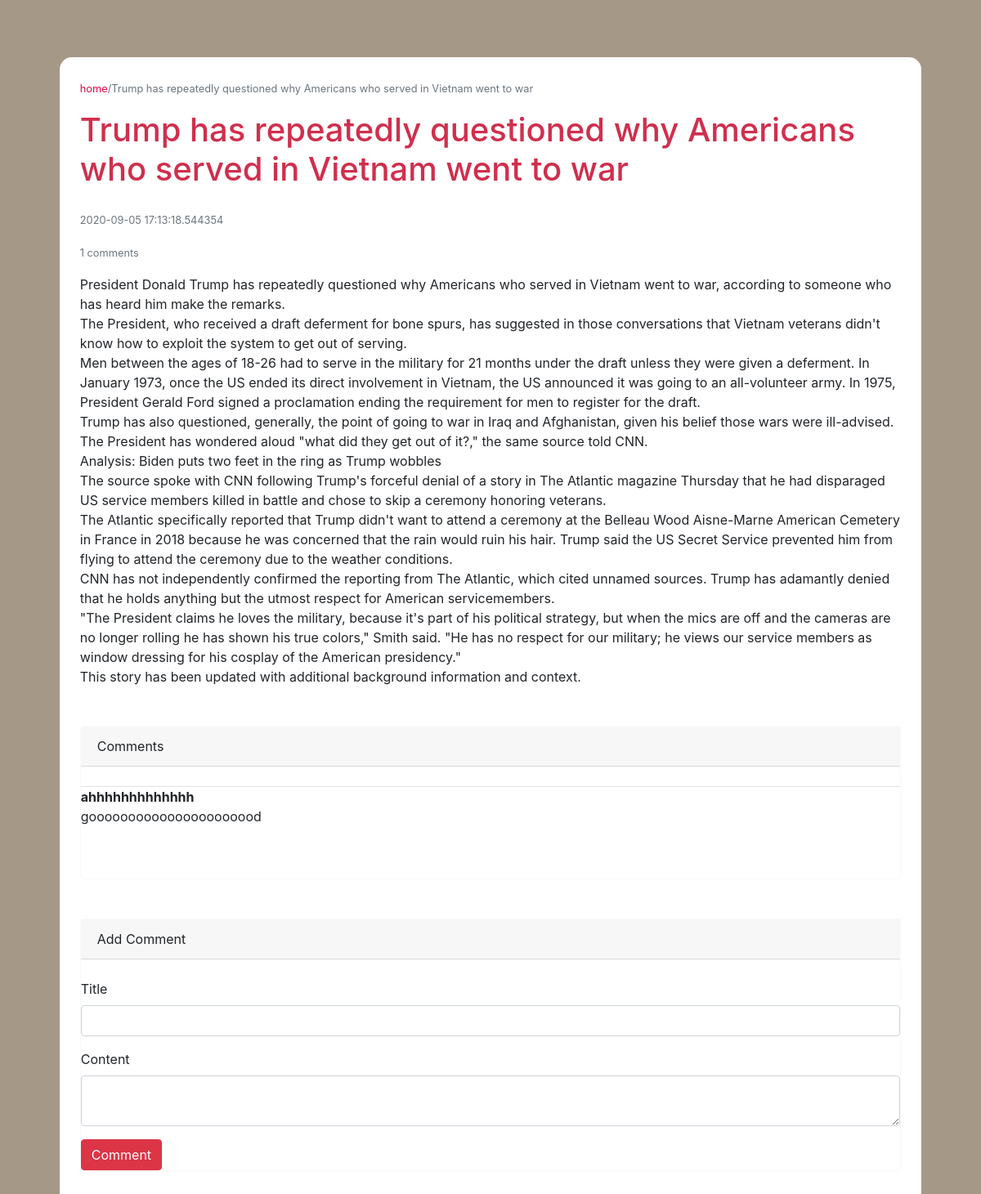
The app's page /article/2 with its own data.
### blog/models.py (models this page shows)
class Article(db.Model):
    __tablename__ = 'articles'
    id = db.Column(db.Integer, primary_key = True)
    title = db.Column(db.String(100), nullable = False)
    content = db.Column(db.String, nullable = False)
    date_posted = db.Column(db.DateTime, default = datetime.utcnow)
    comments = db.relationship('Comment')
    category = db.Column(db.String(25), nullable = False)

class Comment(db.Model):
    __tablename__ = 'comments'
    id = db.Column(db.Integer, primary_key = True)
    title = db.Column(db.String(100), nullable = False)
    content = db.Column(db.String, nullable = False)
    date_posted = db.Column(db.DateTime, default = datetime.utcnow)
    article_id = db.Column(db.Integer, db.ForeignKey('articles.id'))

### blog/views.py (the view)
@app.route('/article/<int:article_id>', methods=['POST', 'GET'])
def article(article_id):
    form = AddComment()
    article = Article.query.get(article_id)
    comments = Comment.query.all()
    if form.validate_on_submit():
        comment = Comment(title=form.comment_title.data, content = form.comment_content.data, article_id = article_id)
        db.session.add(comment)
        db.session.commit()
        return redirect(url_for('article', article_id = article_id))
    return render_template('article.html', article = article, form = form, comments = comments)

### blog/forms.py
class AddComment(FlaskForm):
    comment_title = StringField('Title', validators = [DataRequired(), Length(min=1, max=85)])
    comment_content = TextAreaField('Content', validators = [DataRequired(), Length(min=1)])
    comment_submit = SubmitField('Comment')

### blog/templates/article.html (shortened to what this page needs)
{% extends 'base.html' %}
{% block content %}
  <div class="article">
    <p class="card-text"><small class="text-muted"><a href="{{ url_for('home') }}">home</a>/{{ article.title }}</small></p>
    <h1 class="article_title">{{ article.title }}</h1>
    <p class="card-text"><small class="text-muted">{{ article.date_posted }}</small></p>
    <p class="card-text"><small class="text-muted">{{ article.comments|length }} comments</small></p>
    <p class="card-text">{{ article.content|safe}}</p>
  </div>
<div class="">
  <div class="mt-5">
    <div class="card border-light mb-3">
      <div class="card-header mb-4">Comments</div>
      <dl>
        {% if article.comments %}
          {% for comment in article.comments %}
            <dt class="border-top">{{ comment.title }}</dt>
            <dd class="mb-5">{{ comment.content }}</dd>
          {% endfor %}
        {% endif %}
      </dl>
    </div>
  </div>
</div>
  <div class="mt-5 ">
    <div class="card border-light mb-3">
      <div class="card-header mb-4">Add Comment</div>
        <form class="" action="" method="post">
          <div class="form-group">
            {{ form.comment_title.label }}
            {{ form.comment_title(class="form-control") }}
          </div>
          <div class="form-group">
            {{ form.comment_content.label }}
            {{ form.comment_content(class="form-control") }}
          </div>
          {{ form.comment_submit(class="btn btn-danger") }}
        </form>
      </div>
  </div>
{% endblock %}

### blog/static/main.css (style rules this page uses)
body { background-color: #a69887; }
.main h1 { margin-bottom: 25px; color: #d02f4d; }
.article .card-text a:link, .article .card-text a:visited { color: #db0744; }

### records on screen
Article: title "Trump has repeatedly questioned why Americans who served in Vietnam went to war", date_posted "2020-09-05 17:13:18.544354", content "President Donald Trump has repeatedly questioned why Americans who served in Vietnam went to war, according to someone who has heard him make the remarks. The President, who received a draft deferment for bone spurs, has suggested in those conversations that Vietnam veterans didn't know how to exploit the system to get out of serving. Men between the ages of 18-26 had to serve in the military for 21 months under the draft unless they were given a deferment. In January 1973, once the US ended its direct involvement in Vietnam, the US announced it was going to an all-volunteer army. In 1975, President Gerald Ford signed a proclamation ending the requirement for men to register for the draft.…"
Comment: title "ahhhhhhhhhhhhh", content "goooooooooooooooooooood"

### other values on screen
{{ article.comments|length }} "1"
